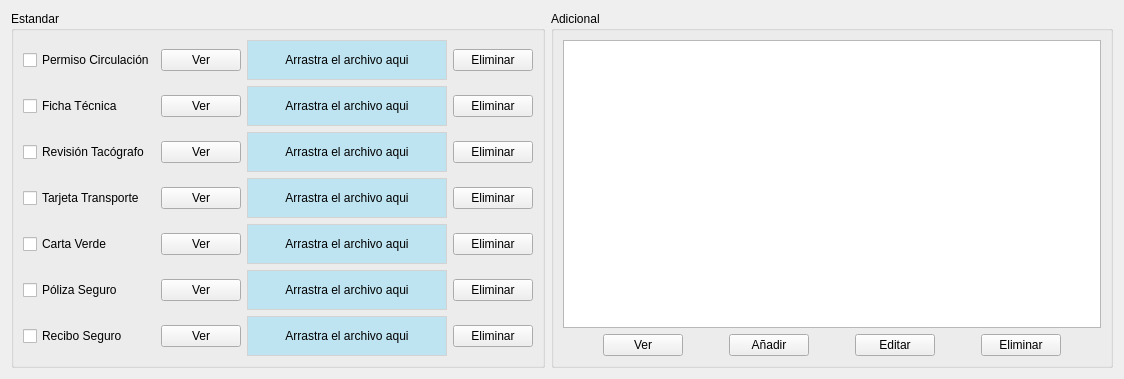
       <widget class="QWidget" name="tab_documents">
        <attribute name="title">
         <string>Documentación</string>
        </attribute>
        <layout class="QHBoxLayout" name="horizontalLayout_7">
         <item>
          <widget class="QGroupBox" name="gbx_standart_documents">
           <property name="title">
            <string>Estandar</string>
           </property>
           <layout class="QGridLayout" name="gridLayout_15">
            <item row="1" column="1">
             <widget class="QPushButton" name="btn_view_technical_specifications">
              <property name="text">
               <string>Ver</string>
              </property>
             </widget>
            </item>
            <item row="1" column="2">
             <widget class="QLabel" name="lbl_dragdrop_technical_specifications">
              <property name="sizePolicy">
               <sizepolicy hsizetype="Fixed" vsizetype="Fixed">
                <horstretch>0</horstretch>
                <verstretch>0</verstretch>
               </sizepolicy>
              </property>
              <property name="minimumSize">
               <size>
                <width>200</width>
                <height>40</height>
               </size>
              </property>
              <property name="maximumSize">
               <size>
                <width>200</width>
                <height>40</height>
               </size>
              </property>
              <property name="acceptDrops">
               <bool>true</bool>
              </property>
              <property name="styleSheet">
               <string notr="true">border: 1px solid lightgrey;
background: rgb(191, 228, 241)</string>
              </property>
              <property name="text">
               <string>Arrastra el archivo aqui</string>
              </property>
              <property name="alignment">
               <set>Qt::AlignmentFlag::AlignCenter</set>
              </property>
              <property name="margin">
               <number>0</number>
              </property>
             </widget>
            </item>
            <item row="4" column="1">
             <widget class="QPushButton" name="btn_view_green_card">
              <property name="text">
               <string>Ver</string>
              </property>
             </widget>
            </item>
            <item row="6" column="2">
             <widget class="QLabel" name="lbl_dragdrop_insurance_receipt">
              <property name="sizePolicy">
               <sizepolicy hsizetype="Fixed" vsizetype="Fixed">
                <horstretch>0</horstretch>
                <verstretch>0</verstretch>
               </sizepolicy>
              </property>
              <property name="minimumSize">
               <size>
                <width>200</width>
                <height>40</height>
               </size>
              </property>
              <property name="maximumSize">
               <size>
                <width>200</width>
                <height>40</height>
               </size>
              </property>
              <property name="acceptDrops">
               <bool>true</bool>
              </property>
              <property name="styleSheet">
               <string notr="true">border: 1px solid lightgrey;
background: rgb(191, 228, 241)</string>
              </property>
              <property name="text">
               <string>Arrastra el archivo aqui</string>
              </property>
              <property name="alignment">
               <set>Qt::AlignmentFlag::AlignCenter</set>
              </property>
              <property name="margin">
               <number>0</number>
              </property>
             </widget>
            </item>
            <item row="0" column="0">
             <widget class="QCheckBox" name="chb_registration_certificate">
              <property name="text">
               <string>Permiso Circulación</string>
              </property>
              <property name="checkable">
               <bool>false</bool>
              </property>
             </widget>
            </item>
            <item row="4" column="2">
             <widget class="QLabel" name="lbl_dragdrop_green_card">
              <property name="sizePolicy">
               <sizepolicy hsizetype="Fixed" vsizetype="Fixed">
                <horstretch>0</horstretch>
                <verstretch>0</verstretch>
               </sizepolicy>
              </property>
              <property name="minimumSize">
               <size>
                <width>200</width>
                <height>40</height>
               </size>
              </property>
              <property name="maximumSize">
               <size>
                <width>200</width>
                <height>40</height>
               </size>
              </property>
              <property name="acceptDrops">
               <bool>true</bool>
              </property>
              <property name="styleSheet">
               <string notr="true">border: 1px solid lightgrey;
background: rgb(191, 228, 241)</string>
              </property>
              <property name="text">
               <string>Arrastra el archivo aqui</string>
              </property>
              <property name="alignment">
               <set>Qt::AlignmentFlag::AlignCenter</set>
              </property>
              <property name="margin">
               <number>0</number>
              </property>
             </widget>
            </item>
            <item row="2" column="1">
             <widget class="QPushButton" name="btn_view_tachograph_inspection">
              <property name="text">
               <string>Ver</string>
              </property>
             </widget>
            </item>
            <item row="5" column="0">
             <widget class="QCheckBox" name="chb_insurance_policy">
              <property name="text">
               <string>Póliza Seguro</string>
              </property>
              <property name="checkable">
               <bool>false</bool>
              </property>
             </widget>
            </item>
            <item row="3" column="1">
             <widget class="QPushButton" name="btn_view_transport_card">
              <property name="text">
               <string>Ver</string>
              </property>
             </widget>
            </item>
            <item row="5" column="2">
             <widget class="QLabel" name="lbl_dragdrop_insurance_policy">
              <property name="sizePolicy">
               <sizepolicy hsizetype="Fixed" vsizetype="Fixed">
                <horstretch>0</horstretch>
                <verstretch>0</verstretch>
               </sizepolicy>
              </property>
              <property name="minimumSize">
               <size>
                <width>200</width>
                <height>40</height>
               </size>
              </property>
              <property name="maximumSize">
               <size>
                <width>200</width>
                <height>40</height>
               </size>
              </property>
              <property name="acceptDrops">
               <bool>true</bool>
              </property>
              <property name="styleSheet">
               <string notr="true">border: 1px solid lightgrey;
background: rgb(191, 228, 241)</string>
              </property>
              <property name="text">
               <string>Arrastra el archivo aqui</string>
              </property>
              <property name="alignment">
               <set>Qt::AlignmentFlag::AlignCenter</set>
              </property>
              <property name="margin">
               <number>0</number>
              </property>
             </widget>
            </item>
            <item row="1" column="0">
             <widget class="QCheckBox" name="chb_technical_specifications">
              <property name="text">
               <string>Ficha Técnica</string>
              </property>
              <property name="checkable">
               <bool>false</bool>
              </property>
             </widget>
            </item>
            <item row="2" column="0">
             <widget class="QCheckBox" name="chb_tachograph_inspection">
              <property name="text">
               <string>Revisión Tacógrafo</string>
              </property>
              <property name="checkable">
               <bool>false</bool>
              </property>
             </widget>
            </item>
            <item row="6" column="1">
             <widget class="QPushButton" name="btn_view_insurance_receipt">
              <property name="text">
               <string>Ver</string>
              </property>
             </widget>
            </item>
            <item row="0" column="2">
             <widget class="QLabel" name="lbl_dragdrop_registration_certificate">
              <property name="sizePolicy">
               <sizepolicy hsizetype="Fixed" vsizetype="Fixed">
                <horstretch>0</horstretch>
                <verstretch>0</verstretch>
               </sizepolicy>
              </property>
              <property name="minimumSize">
               <size>
                <width>200</width>
                <height>40</height>
               </size>
              </property>
              <property name="maximumSize">
               <size>
                <width>200</width>
                <height>40</height>
               </size>
              </property>
              <property name="acceptDrops">
               <bool>true</bool>
              </property>
              <property name="styleSheet">
               <string notr="true">border: 1px solid lightgrey;
background: rgb(191, 228, 241)</string>
              </property>
              <property name="text">
               <string>Arrastra el archivo aqui</string>
              </property>
              <property name="alignment">
               <set>Qt::AlignmentFlag::AlignCenter</set>
              </property>
              <property name="margin">
               <number>0</number>
              </property>
             </widget>
            </item>
            <item row="3" column="2">
             <widget class="QLabel" name="lbl_dragdrop_transport_card">
              <property name="sizePolicy">
               <sizepolicy hsizetype="Fixed" vsizetype="Fixed">
                <horstretch>0</horstretch>
                <verstretch>0</verstretch>
               </sizepolicy>
              </property>
              <property name="minimumSize">
               <size>
                <width>200</width>
                <height>40</height>
               </size>
              </property>
              <property name="maximumSize">
               <size>
                <width>200</width>
                <height>40</height>
               </size>
              </property>
              <property name="acceptDrops">
               <bool>true</bool>
              </property>
              <property name="styleSheet">
               <string notr="true">border: 1px solid lightgrey;
background: rgb(191, 228, 241)</string>
              </property>
              <property name="text">
               <string>Arrastra el archivo aqui</string>
              </property>
              <property name="alignment">
               <set>Qt::AlignmentFlag::AlignCenter</set>
              </property>
              <property name="margin">
               <number>0</number>
              </property>
             </widget>
            </item>
            <item row="2" column="2">
             <widget class="QLabel" name="lbl_dragdrop_tachograph_inspection">
              <property name="sizePolicy">
               <sizepolicy hsizetype="Fixed" vsizetype="Fixed">
                <horstretch>0</horstretch>
                <verstretch>0</verstretch>
               </sizepolicy>
              </property>
              <property name="minimumSize">
               <size>
                <width>200</width>
                <height>40</height>
               </size>
              </property>
              <property name="maximumSize">
               <size>
                <width>200</width>
                <height>40</height>
               </size>
              </property>
              <property name="acceptDrops">
               <bool>true</bool>
              </property>
              <property name="styleSheet">
               <string notr="true">border: 1px solid lightgrey;
background: rgb(191, 228, 241)</string>
              </property>
              <property name="text">
               <string>Arrastra el archivo aqui</string>
              </property>
              <property name="alignment">
               <set>Qt::AlignmentFlag::AlignCenter</set>
              </property>
              <property name="margin">
               <number>0</number>
              </property>
             </widget>
            </item>
            <item row="3" column="0">
             <widget class="QCheckBox" name="chb_transport_card">
              <property name="text">
               <string>Tarjeta Transporte</string>
              </property>
              <property name="checkable">
               <bool>false</bool>
              </property>
             </widget>
            </item>
            <item row="4" column="0">
             <widget class="QCheckBox" name="chb_green_card">
              <property name="text">
               <string>Carta Verde</string>
              </property>
              <property name="checkable">
               <bool>false</bool>
              </property>
             </widget>
            </item>
            <item row="5" column="1">
             <widget class="QPushButton" name="btn_view_insurance_policy">
              <property name="text">
               <string>Ver</string>
              </property>
             </widget>
            </item>
            <item row="0" column="1">
             <widget class="QPushButton" name="btn_view_registration_certificate">
              <property name="text">
               <string>Ver</string>
              </property>
             </widget>
            </item>
            <item row="6" column="0">
             <widget class="QCheckBox" name="chb_insurance_receipt">
              <property name="text">
               <string>Recibo Seguro	</string>
              </property>
              <property name="checkable">
               <bool>false</bool>
              </property>
             </widget>
            </item>
            <item row="0" column="3">
             <widget class="QPushButton" name="btn_delete_registration_certificate">
              <property name="text">
               <string>Eliminar</string>
              </property>
             </widget>
            </item>
            <item row="1" column="3">
             <widget class="QPushButton" name="btn_delete_technical_specifications">
              <property name="text">
               <string>Eliminar</string>
              </property>
             </widget>
            </item>
            <item row="2" column="3">
             <widget class="QPushButton" name="btn_delete_tachograph_inspection">
              <property name="text">
               <string>Eliminar</string>
              </property>
             </widget>
            </item>
            <item row="3" column="3">
             <widget class="QPushButton" name="btn_delete_transport_card">
              <property name="text">
               <string>Eliminar</string>
              </property>
             </widget>
            </item>
            <item row="4" column="3">
             <widget class="QPushButton" name="btn_delete_green_card">
              <property name="text">
               <string>Eliminar</string>
              </property>
             </widget>
            </item>
            <item row="5" column="3">
             <widget class="QPushButton" name="btn_delete_insurance_policy">
              <property name="text">
               <string>Eliminar</string>
              </property>
             </widget>
            </item>
            <item row="6" column="3">
             <widget class="QPushButton" name="btn_delete_insurance_receipt">
              <property name="text">
               <string>Eliminar</string>
              </property>
             </widget>
            </item>
           </layout>
          </widget>
         </item>
         <item>
          <widget class="QGroupBox" name="gbx_aditional_documents">
           <property name="title">
            <string>Adicional</string>
           </property>
           <layout class="QGridLayout" name="gridLayout_16">
            <item row="1" column="0">
             <layout class="QHBoxLayout" name="horizontalLayout_8">
              <item>
               <spacer name="horizontalSpacer_8">
                <property name="orientation">
                 <enum>Qt::Orientation::Horizontal</enum>
                </property>
                <property name="sizeHint" stdset="0">
                 <size>
                  <width>40</width>
                  <height>20</height>
                 </size>
                </property>
               </spacer>
              </item>
              <item>
               <widget class="QPushButton" name="btn_view_aditional_document">
                <property name="text">
                 <string>Ver</string>
                </property>
               </widget>
              </item>
              <item>
               <spacer name="horizontalSpacer_9">
                <property name="orientation">
                 <enum>Qt::Orientation::Horizontal</enum>
                </property>
                <property name="sizeHint" stdset="0">
                 <size>
                  <width>40</width>
                  <height>20</height>
                 </size>
                </property>
               </spacer>
              </item>
              <item>
               <widget class="QPushButton" name="btn_add_aditional_document">
                <property name="text">
                 <string>Añadir</string>
                </property>
               </widget>
              </item>
              <item>
               <spacer name="horizontalSpacer_14">
                <property name="orientation">
                 <enum>Qt::Orientation::Horizontal</enum>
                </property>
                <property name="sizeHint" stdset="0">
                 <size>
                  <width>40</width>
                  <height>20</height>
                 </size>
                </property>
               </spacer>
              </item>
              <item>
               <widget class="QPushButton" name="btn_edit_aditional_document">
                <property name="text">
                 <string>Editar</string>
                </property>
               </widget>
              </item>
              <item>
               <spacer name="horizontalSpacer_15">
                <property name="orientation">
                 <enum>Qt::Orientation::Horizontal</enum>
                </property>
                <property name="sizeHint" stdset="0">
                 <size>
                  <width>40</width>
                  <height>20</height>
                 </size>
                </property>
               </spacer>
              </item>
              <item>
               <widget class="QPushButton" name="pushButton_4">
                <property name="text">
                 <string>Eliminar</string>
                </property>
               </widget>
              </item>
              <item>
               <spacer name="horizontalSpacer_16">
                <property name="orientation">
                 <enum>Qt::Orientation::Horizontal</enum>
                </property>
                <property name="sizeHint" stdset="0">
                 <size>
                  <width>40</width>
                  <height>20</height>
                 </size>
                </property>
               </spacer>
              </item>
             </layout>
            </item>
            <item row="0" column="0">
             <widget class="QTableView" name="tvw_aditional_coduments"/>
            </item>
           </layout>
          </widget>
         </item>
        </layout>
       </widget>
